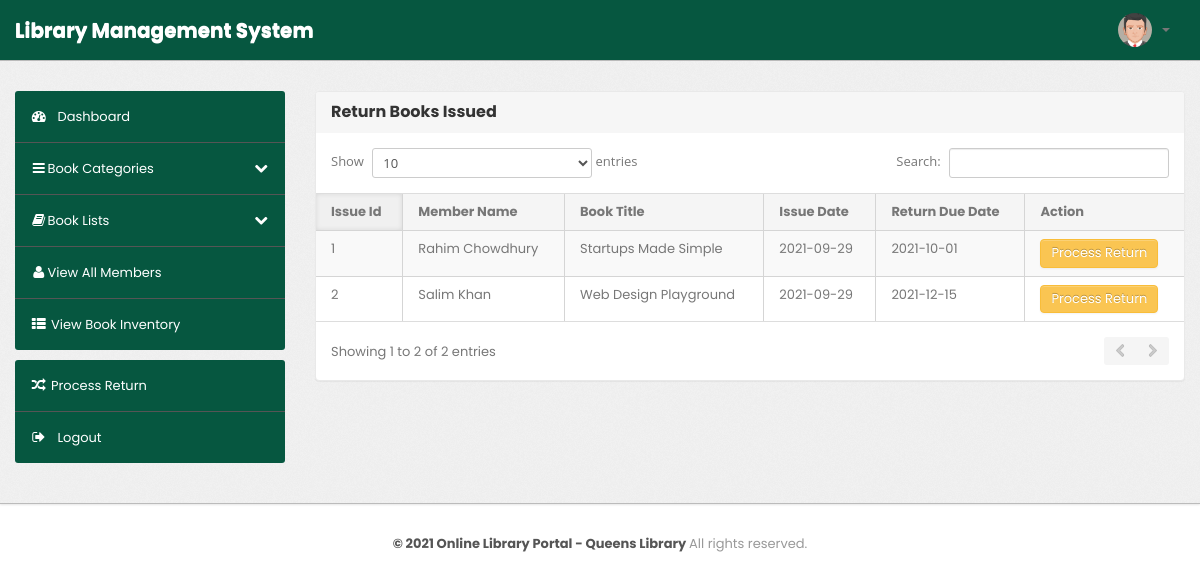
Page /admin/return.php (signed in) on the committed database.
### tables this page shows
CREATE TABLE `member` (
  `member_id` int(11) NOT NULL,
  `fullname` varchar(200) NOT NULL,
  `email` varchar(200) NOT NULL,
  `password` varchar(200) NOT NULL,
  `phone` varchar(15) NOT NULL,
  `address` varchar(200) DEFAULT NULL,
  `userole` int(1) NOT NULL,
  `status` varchar(30) NOT NULL,
  `join_date` date NOT NULL,
  `image` text DEFAULT NULL
);

CREATE TABLE `book_trans` (
  `issue_id` int(11) NOT NULL,
  `booking_id` int(11) NOT NULL,
  `book_id` int(11) NOT NULL,
  `member_id` int(11) NOT NULL,
  `issue_date` date NOT NULL,
  `return_date` date NOT NULL,
  `date_returned` date NOT NULL,
  `status` int(1) NOT NULL
);

CREATE TABLE `book_info` (
  `book_id` int(11) NOT NULL,
  `ISBN` varchar(20) NOT NULL,
  `book_title` varchar(300) NOT NULL,
  `book_desc` text NOT NULL,
  `category_id` int(11) NOT NULL,
  `author` varchar(200) NOT NULL,
  `publisher` varchar(200) NOT NULL,
  `image` text NOT NULL,
  `pub_date` date NOT NULL,
  `quantity` int(10) NOT NULL,
  `available` int(30) NOT NULL
);

### admin/return.php (the view, shortened to what this page needs)
<?php
include 'inc/admin/header.php';
?>
<div class="wrapper">
 <div class="container">
  <div class="row">
   <div class="span3">
    <?php include 'inc/admin/sidebar.php'; ?>
   </div>
   <div class="span9">
    <div class="content">
     <div class="module">
      <div class="module-head">
       <h3>Return Books Issued</h3>
      </div>
      <div class="module-body table">
       <table cellpadding="0" cellspacing="0" border="0" class="datatable-1 table table-bordered table-striped	 display"
        width="100%">
        <thead>
         <tr>
          <th>
           Issue Id
          </th>
          <th>
           Member Name
          </th>
          <th>
           Book Title
          </th>
          <th>
           Issue Date
          </th>
          <th>
           Return Due Date
          </th>
          <th>
           Action
          </th>
         </tr>
        </thead>
        <tbody>
         <?php
        $query = "SELECT * FROM book_trans where status=2 order by issue_date ASC";
           $allIssue = mysqli_query($dbc, $query);
           $i = 0;
          while ($row = mysqli_fetch_assoc($allIssue)) {
              $issue_id      =$row['issue_id'];
              $book_id       = $row['book_id'];
              $member_id     = $row['member_id'];
              $issue_date    = $row['issue_date'];
              $due_date      = $row['return_date'];
              $i++; ?>
         <tr class="odd gradeX">
          <td>
           <?php echo $i; ?>
          </td>
          <?php
            $query = "SELECT * FROM member where member_id='$member_id'";
           $allMember = mysqli_query($dbc, $query);
          while ($row = mysqli_fetch_array($allMember)) {
              $fullname   	  = $row['fullname']; ?>
          <td>
           <?php echo $fullname; ?>
          </td>
          <?php
          } ?>
          <?php
            $query = "SELECT * FROM book_info where book_id='$book_id'";
           $allBook = mysqli_query($dbc, $query);
          while ($row = mysqli_fetch_array($allBook)) {
              $books_title	  = $row['book_title']; ?>
          <td>
           <?php echo $books_title; ?>
          </td>
          <?php
          } ?>
          <td class="center">
           <?php echo $issue_date; ?>
          </td>
          <td class="center">
           <?php echo $due_date; ?>
          </td>
          <td class="center">
           <a href="return.php?issueId=<?php echo $issue_id ; ?>" type="submit" class="btn btn-warning">Process
            Return</a>
          </td>
         </tr>
         <?php
          } ?>
        </tbody>
       </table>
      </div>
     </div>
    </div>
   </div>
  </div>
 </div>
</div>
<?php
include 'inc/admin/footer.php';
?>

### admin/inc/admin/header.php (shortened to what this page needs)
<?php
include 'inc/db.php';
?>
<!DOCTYPE html>
<html lang="en">
<head>
 <head>
  <link type="text/css" href="./bootstrap/css/bootstrap.min.css" rel="stylesheet">
  <link type="text/css" href="./bootstrap/css/bootstrap-responsive.min.css" rel="stylesheet">
  <link type="text/css" href="./css/theme.css" rel="stylesheet">
  <link type="text/css" href="./images/icons/css/font-awesome.css" rel="stylesheet">
  <link href="https://cdnjs.cloudflare.com/ajax/libs/bootstrap-datepicker/1.3.0/css/datepicker.css" rel="stylesheet"
   type="text/css" />
  <link rel="stylesheet"
   href="https://cdn.jsdelivr.net/npm/@fortawesome/fontawesome-free@5.15.3/css/fontawesome.min.css"
>
 </head>
<body>
 <div class="navbar navbar-fixed-top">
  <div class="navbar-inner">
   <div class="container">
     <a class="brand" href="index.html">Library Management System </a>
    <div class="nav-collapse collapse navbar-inverse-collapse">
     <ul class="nav pull-right">
      <li class="nav-user dropdown">
       <a href="#" class="dropdown-toggle" data-toggle="dropdown">
        <?php
          $member_id=$_SESSION['member_id'];
          $query = "SELECT * FROM member where member_id='$member_id'";
          $readMember=mysqli_query($dbc,$query);
          while ($row=mysqli_fetch_array($readMember)) {
              $image=$row['image'];
          if(!empty($image)){ ?>
        <img src="../assets/img/member/<?php echo $image; ?>" class="nav-avatar" />
        <?php
          } else { ?>
        <img src="../assets/img/member/default.png" class="nav-avatar" />
        <?php
          }
        }
        ?> <b class="caret"></b>
       </a>
      </li>
     </ul>
    </div>
   </div>
  </div>
 </div>

### rows in the picture
book_trans: issue_date "2021-09-29", return_date "2021-10-01"
member: fullname "Rahim Chowdhury"
book_info: book_title "Startups Made Simple"
book_trans: issue_date "2021-09-29", return_date "2021-12-15"
member: fullname "Salim Khan"
book_info: book_title "Web Design Playground"
